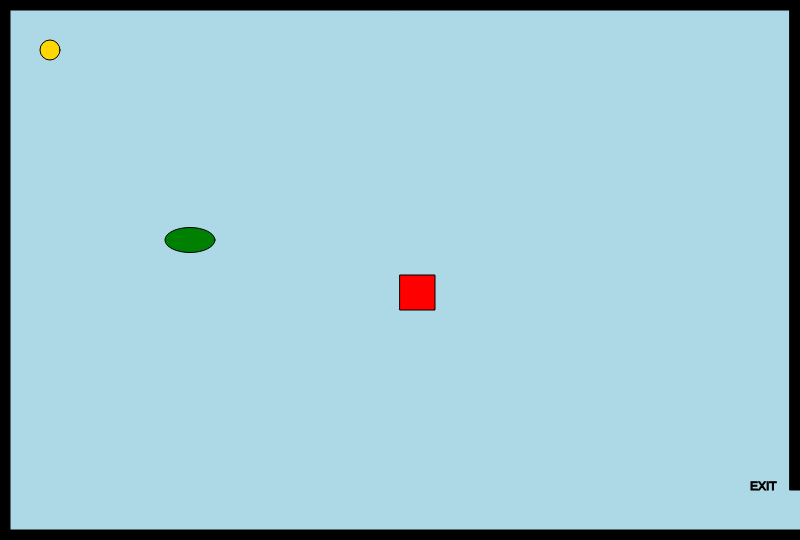
Frame 1 (no input)
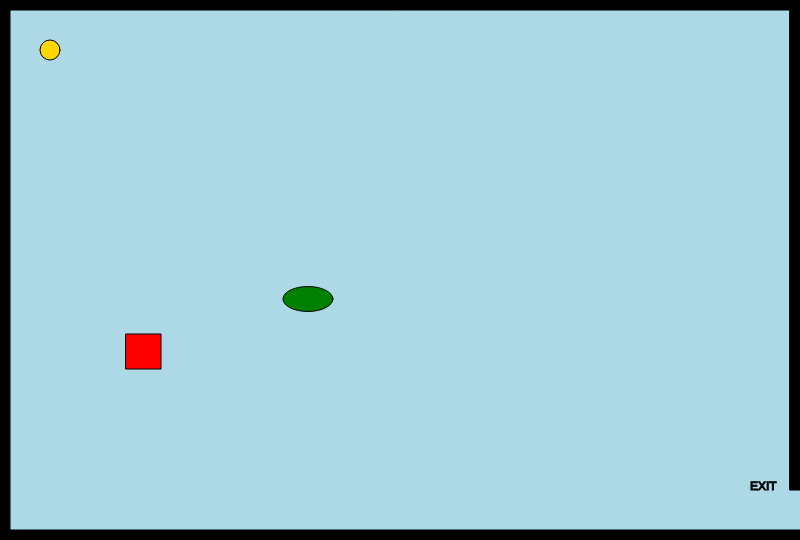
Frame 60 (no input)
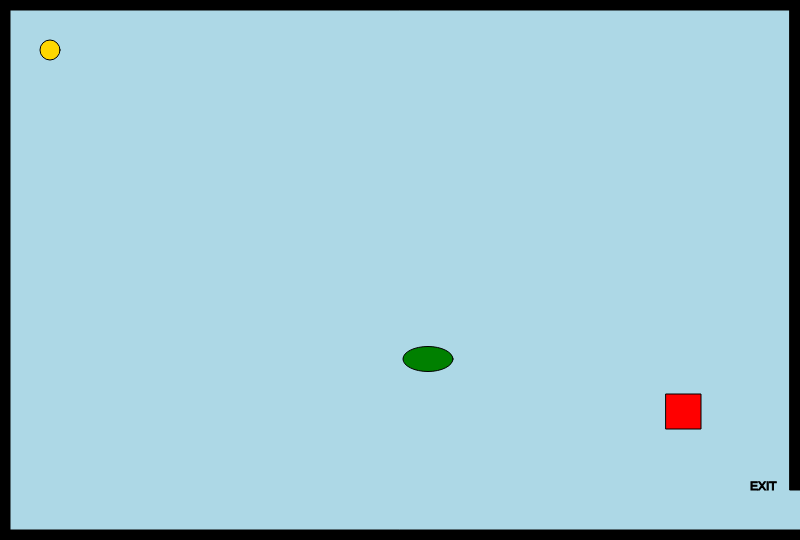
Frame 120 (the mouse pressed at the canvas centre since frame 60)

The p5.js sketch that drew these frames (run headless with seeded random() and noise() and a simulated clock; from frame 60 on, the mouse is pressed at the canvas centre):

// p5.js sketch
// ── sketch.js
// X and Y coordinates for character
var characterX = 50;
var characterY = 50;

// Obstacle 1
var obstacle1X = 400;
var obstacle1Y = 275;
var rectangleXSpeed;
var rectangleYSpeed;

// Obstacle 2
var obstacle2X = 190;
var obstacle2Y = 240;
var ellipseXSpeed;
var ellipseYSpeed;

// Mouse click shape
var mouseShapeX;
var mouseShapeY;

function setup() 
{
    createCanvas(800,540);
    rectangleXSpeed = Math.floor(Math.random() * (Math.floor(Math.random() * 10)) + 1);
    rectangleYSpeed = Math.floor(Math.random() * (Math.floor(Math.random() * 10)) + 1);
    ellipseXSpeed = Math.floor(Math.random() * (Math.floor(Math.random() * 10)) + 1);
    ellipseYSpeed = Math.floor(Math.random() * (Math.floor(Math.random() * 10)) + 1);
}

function draw()
{
    // Setup background
    background('lightblue');
    stroke(0);
    fill('black');
    rect(0, 0, width, 10);
    rect(0, 0, 10, height);
    rect(0, height - 10, width, 10);
    rect(width - 10, 0, 10, height - 50);
    textSize(12);
    text("EXIT", width - 50, height - 50)

    // Place character
    fill('gold');
    circle(characterX, characterY, 20);

    // Move character
    if (keyIsDown(UP_ARROW))
    {
        if (characterY < 20)
        {
            characterY == 20;
        }
        else
        {
            characterY -= 5;
        }
    }
    if (keyIsDown(DOWN_ARROW))
    {
        if (characterY > height - 20)
        {
            characterY == height - 20;
        }
        else
        {
            characterY += 5;
        }
    }
    if (keyIsDown(LEFT_ARROW))
    {
        if (characterX < 20)
        {
            characterX == 20;
        }
        else
        {
            characterX -= 5;
        }
    }
    if (keyIsDown(RIGHT_ARROW))
    {
        if (characterX > width - 20)
        {
            characterX = width - 20;
        }
        else 
        {
            characterX += 5;
        }
    }

    // Place and move first obstacle
    fill('red');
    rect(obstacle1X, obstacle1Y, 35, 35);
    obstacle1X += rectangleXSpeed;
    obstacle1Y += rectangleYSpeed;
    if(obstacle1X > width)
    {
        obstacle1X = 0;
    }
    if(obstacle1X < 0)
    {
        obstacle1X = width;
    }
    if(obstacle1Y > height)
    {
        obstacle1Y = 0;
    }
    if(obstacle1Y < 0)
    {
        obstacle1Y = height;
    }

    // Place and move second obstacle
    fill('green');
    ellipse(obstacle2X, obstacle2Y, 50, 25);
    obstacle2X += ellipseXSpeed;
    obstacle2Y += ellipseYSpeed;
    if(obstacle2X > width)
    {
        obstacle2X = 0;
    }
    if(obstacle2X < 0)
    {
        obstacle2X = width;
    }
    if(obstacle2Y > height)
    {
        obstacle2Y = 0;
    }
    if(obstacle2Y < 0)
    {
        obstacle2Y = height;
    }

    // Create shape on mouse click
    fill('purple');
    circle(mouseShapeX, mouseShapeY, 25);

    // Message if player reaches exit
    if(characterX > width - 21 && characterY > height - 50)
    {
        fill('black');
        textSize(30);
        text("You Win!", width / 2 - 30, height / 2 - 30);
    }
}

function mouseClicked()
{
    mouseShapeX = mouseX;
    mouseShapeY = mouseY;
}
